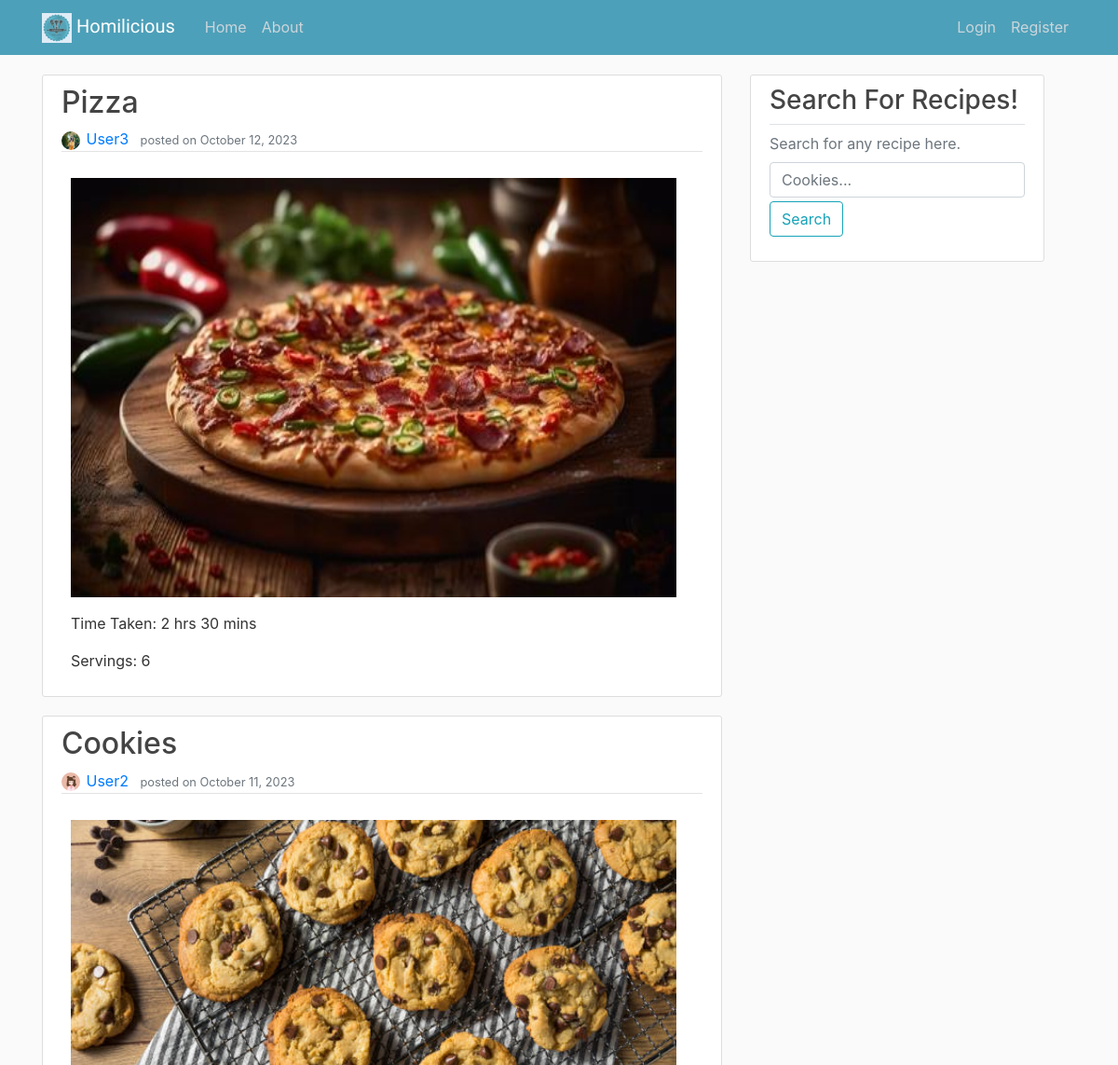
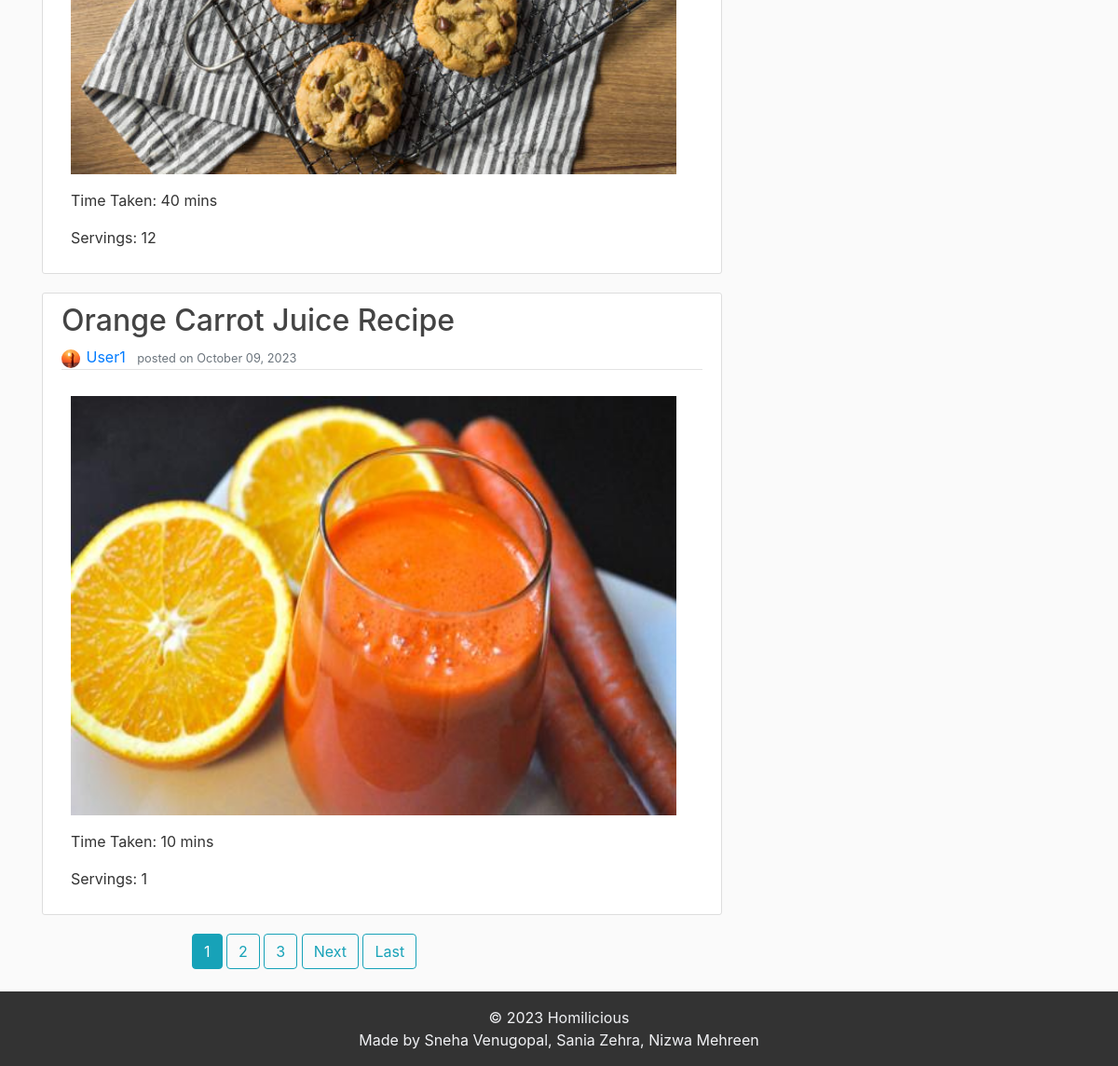
The page / on the database its author committed (2 pictures, top to bottom).
### recipes/models.py (models this page shows, shortened)
class Recipe(models.Model):
    recipe_name = models.CharField(max_length=100)
    author = models.ForeignKey(User, on_delete=models.CASCADE)
    content = models.TextField()
    date_posted = models.DateTimeField(default=timezone.now)
    recipe_img = models.ImageField(upload_to="recipe_images")
    total_time = models.CharField(max_length=20)
    servings = models.PositiveIntegerField()

### users/models.py (models this page shows, shortened)
class Profile(models.Model):
    user = models.OneToOneField(User, on_delete=models.CASCADE)
    profile_pic = models.ImageField(default='profile_pics/default.jpg', upload_to='profile_pics')

### recipes/views.py (the view)
# urls.py: path('', RecipeListView.as_view(), name='home'),
class RecipeListView(ListView):
    model = Recipe
    template_name = 'recipes/home.html'
    context_object_name = 'recipes'
    ordering = ['-date_posted']
    paginate_by = 3

### recipes/templates/recipes/home.html (shortened to what this page needs)
{% extends "recipes/base.html" %}
{% block content %}
    {% for recipe in recipes %}
        <article class="media content-section">
          <div class="media-body">
            <h2><a class="article-title" href="{% url 'recipe_detail' recipe.id %}">{{ recipe.recipe_name }}</a></h2>
            <div class="article-metadata">
              <img style="width: 20px; height: 20px;" class="smaller-image rounded-circle article-img" src="{{ recipe.author.profile.profile_pic.url }}">
              <a class="mr-2" href="{% url 'user_recipes' recipe.author.username %}">{{ recipe.author }}</a>
              <small class="text-muted">posted on {{ recipe.date_posted|date:"F d, Y" }}</small>
            </div>
            <p class="article-content">
              <img src="{{ recipe.recipe_img.url }}" alt="Recipe Image" width="650" height="450">
            </p>
            <p class="article-content">Time Taken: {{ recipe.total_time }}</p>
            <p class="article-content">Servings: {{ recipe.servings }}</p>
          </div>
        </article>
    {% endfor %}
    <div class="col-md-8" style="margin-left: 20%;">
      {% if is_paginated %}
      {% for num in page_obj.paginator.page_range %}
        {% if page_obj.number == num %}
          <a class="btn btn-info mb-4" href="?page={{ num }}">{{ num }}</a>
        {% elif num > page_obj.number|add:'-3' and num < page_obj.number|add:'3' %}
          <a class="btn btn-outline-info mb-4" href="?page={{ num }}">{{ num }}</a>
        {% endif %}
      {% endfor %}
      {% if page_obj.has_next %}
        <a class="btn btn-outline-info mb-4" href="?page={{ page_obj.next_page_number }}">Next</a>
        <a class="btn btn-outline-info mb-4" href="?page={{ page_obj.paginator.num_pages }}">Last</a>
      {% endif %}
    {% endif %}
    </div>
{% endblock content %}

### recipes/templates/recipes/base.html (shortened to what this page needs)
{% load static %}
<!DOCTYPE html>
<html>
<head>
    <link rel="stylesheet" href="https://maxcdn.bootstrapcdn.com/bootstrap/4.0.0/css/bootstrap.min.css">
    <link rel="stylesheet" type="text/css" href="{% static 'recipes/style.css' %}">
</head>
<body>
    <header class="site-header">
      <nav class="navbar navbar-expand-md navbar-dark bg-steel fixed-top">
        <div class="container">
          <a class="navbar-brand mr-4" href="{% url 'home' %}">
            <img src="{% static 'favicon_io/favicon-32x32.png' %}" alt="favicon">
            Homilicious
          </a>
          <div class="collapse navbar-collapse" id="navbarToggle">
            <div class="navbar-nav mr-auto">
              <a class="nav-item nav-link" href="{% url 'home' %}">Home</a>
              <a class="nav-item nav-link" href="{% url 'about' %}">About</a>
            </div>
            <div class="navbar-nav">
              {% if user.is_authenticated %}
                <a class="nav-item nav-link" href="{% url 'recipe_create' %}">New Recipe</a>
                <a class="nav-item nav-link" href="{% url 'profile' %}">{{ user.username }}</a>
                <a class="nav-item nav-link" href="{% url 'logout' %}">Logout</a>
              {% else %}
                <a class="nav-item nav-link" href="{% url 'login' %}">Login</a>
                <a class="nav-item nav-link" href="{% url 'register' %}">Register</a>
              {% endif %}
            </div>
          </div>
        </div>
      </nav>
    </header>
    <main role="main" class="container">
      <div class="row">
        <div class="col-md-8">
          {% block content %}{% endblock %}
        </div>
        <div class="col-md-4">
          <div class="content-section position-fixed">
            <form method="GET" action="{% url 'recipe_search' %}">
              <fieldset class="form-group">
                  <legend class="border-bottom"><h3>Search For Recipes!</h3></legend>
                  <div class='text-muted'>Search for any recipe here.</div>
                  <input class="form-control mt-2 mb-1" type="text" name="search" placeholder="Cookies...">
                  <button class="btn btn-outline-info" type="submit">Search</button>
              </fieldset>
            </form>
          </div>
        </div>
      </div>
    </main>
    <footer class="site-footer" style="background-color: #333; left: 0; bottom:0; width:100%;">
      <div class="container">
          <div class="py-3" style="color: #f1f2f5; text-align: center;">
            &copy; 2023 Homilicious
            <br>
            Made by Sneha Venugopal, Sania Zehra, Nizwa Mehreen
          </div>
      </div>
    </footer>
</body>
</html>

### recipes/static/recipes/style.css (style rules this page uses)
body { min-height: 100vh; display: flex; flex-direction: column; background: #fafafa; color: #333333; margin-top: 5rem; }
footer { margin-top: auto; }
h1, h2, h3, h4, h5, h6 { color: #444444; }
.bg-steel { background-color: #4da0b9; }
.site-header .navbar-nav .nav-link { color: #cbd5db; }
.content-section { background: #ffffff; padding: 10px 20px; border: 1px solid #dddddd; border-radius: 3px; margin-bottom: 20px; }
.article-title { color: #444444; }
.article-content { white-space: pre-line; margin-left: 10px; }
.article-img { height: 65px; width: 65px; margin-right: 2px; }
.article-metadata { padding-bottom: 1px; margin-bottom: 4px; border-bottom: 1px solid #e3e3e3 }
.navbar-brand { font-family: 'Sofia', sans-serif; }

### rows shown on the page
Recipe: recipe_name "Pizza", author.profile.profile_pic (picture), author "User3", date_posted "October 12, 2023", recipe_img (picture), total_time "2 hrs 30 mins", servings "6"
Recipe: recipe_name "Cookies", author.profile.profile_pic (picture), author "User2", date_posted "October 11, 2023", recipe_img (picture), total_time "40 mins", servings "12"
Recipe: recipe_name "Orange Carrot Juice Recipe", author.profile.profile_pic (picture), author "User1", date_posted "October 09, 2023", recipe_img (picture), total_time "10 mins", servings "1"

### other values the page prints
{{ num }} "1"
{{ num }} "2" "3"
